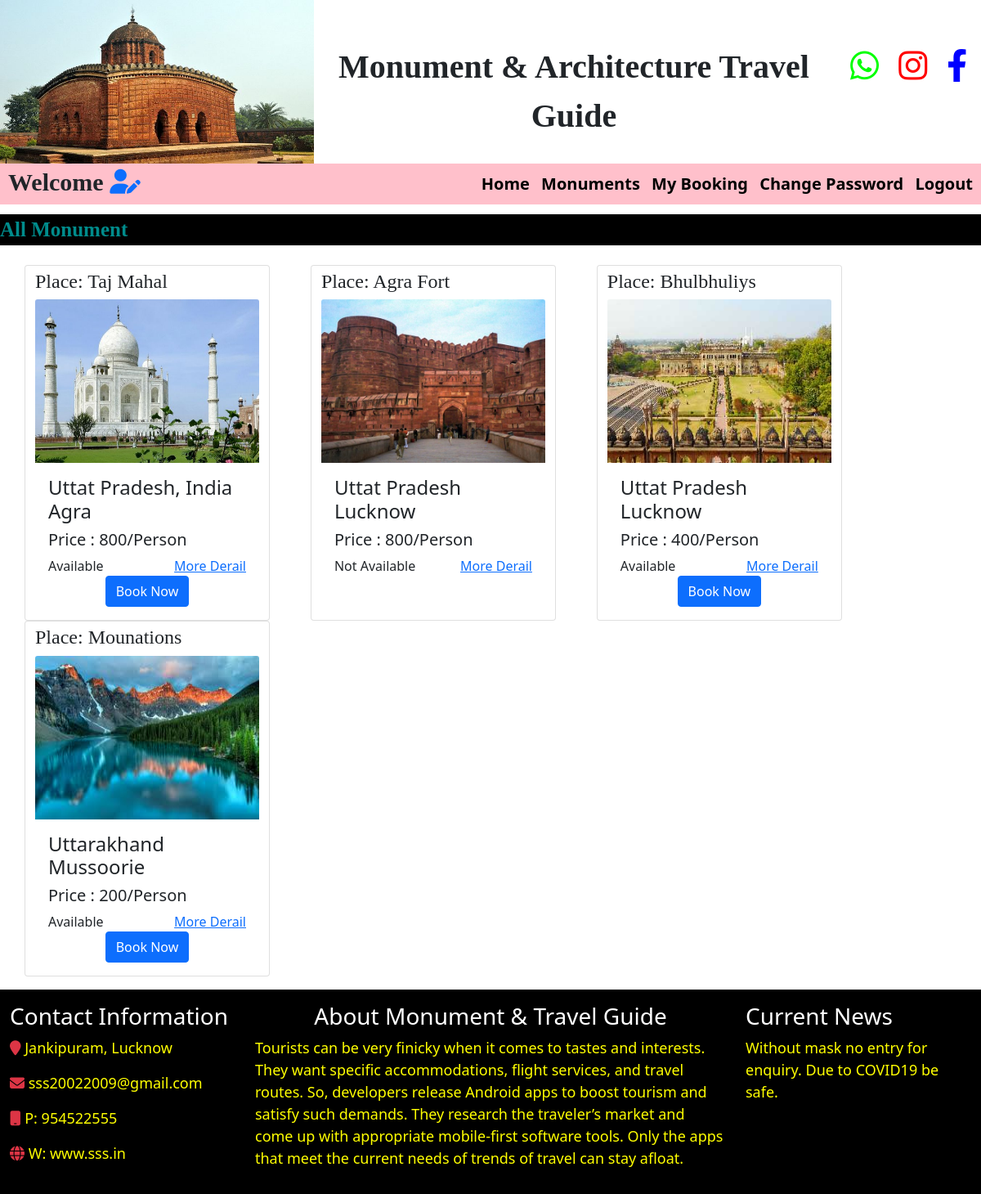
/view_room_user, run on the app's committed database.
### room/models.py (models this page shows)
class Room(models.Model):
    p_name=models.CharField(max_length=10,null=True)
    p_state=models.CharField(max_length=10,null=True)
    p_city=models.CharField(max_length=10,null=True)
    t_price=models.CharField(max_length=10,null=True)
    status=models.CharField(max_length=10,null=True)
    activity=models.CharField(max_length=10,null=True)
    image=models.FileField(null=True)
    history=models.CharField(max_length=90,null=True)

### room/views.py (the view)
# urls.py: path('view_room_user',view_room_user,name='view_room_user'),
def view_room_user(request):
    data=Room.objects.all()
    d={'data':data}
    return render(request,'view_room_user.html',d)

### room/templates/view_room_user.html (shortened to what this page needs)
{% load static %}
{% block body %}
{% include 'user_navigation.html' %}
<marquee behavior="alternate" style="font-family: 'Monotype Corsiva'; font-size:25px; color:darkcyan; background-color:black; font-weight:bold; margin-top:1%">
    All Monument
</marquee>
<div class="container mt-4">
<div class="row">
    {% for i in data %}
    <div class="card float col-6 mt-6 mb-6 " style="width:300px">
        <h3><font face="mv boli" size="5">Place: {{i.p_name}}</font></h3>
        <img class="card-img-top" src="{{i.image.url}}" alt="Card image" height="200px">
        <div class="card-body">
          <h4 class="card-title">{{i.p_state}} {{i.p_city}}</h4>
          <h5 class="card-title">Price : {{i.t_price}}/Person</h5>
            <div class="row">
                <div class="form-group col-md-12" >
                    <p class="card-text">{{i.status}} <a style="float:right;" href="{% url 'more_detail' i.id %}">More Derail</a></p>
                </div>
            </div>
    {% if i.status == "Available" %}
            <center>
                <a href="{% url 'book_room' i.id %}" class="btn btn-primary">Book Now</a>
            </center>
    {% endif %}
        </div>
    </div>
{% endfor %}
</div>
{% endblock %}
</div>
{% include 'footer.html' %}

### data on the page
Room: p_name "Taj Mahal", image (picture), p_state "Uttat Pradesh, India", p_city "Agra", t_price "800", status "Available", shows "Book Now"
Room: p_name "Agra Fort", image (picture), p_state "Uttat Pradesh", p_city "Lucknow", t_price "800", status "Not Available"
Room: p_name "Bhulbhuliys", image (picture), p_state "Uttat Pradesh", p_city "Lucknow", t_price "400", status "Available", shows "Book Now"
Room: p_name "Mounations", image (picture), p_state "Uttarakhand", p_city "Mussoorie", t_price "200", status "Available", shows "Book Now"
